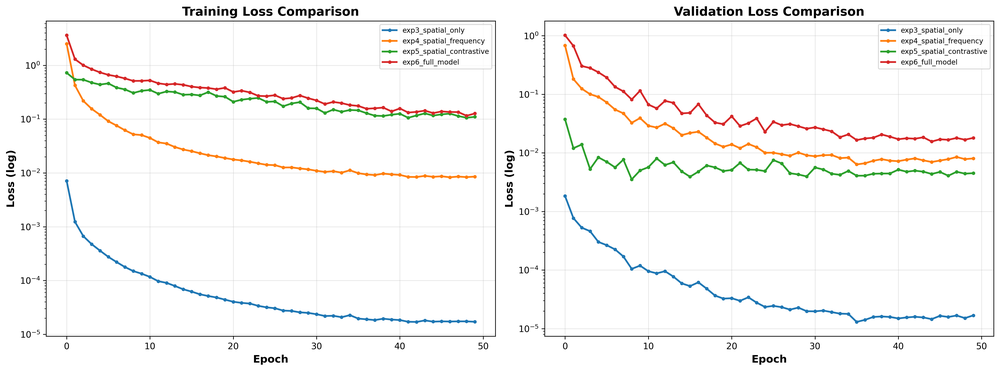
#> input picture results/encoder_training/analysis/plots/all_experiments_loss_comparison.png, 1000 x 371 px, shrunk from 4770 x 1770 before the run
$ python -i generate_daatsim_dataset.py   (imports and definitions only)
#> lines starting #> are read from the running program, lines starting #| are printed output that depends on the picture
#> further down, picture is the input picture: shape (371, 1000, 3); mean B, G, R 245.9, 246.9, 247.5
"""
DAATSim Dataset Generator (Robust Version)
Generates turbulence-corrupted image pairs using DAATSim simulator

Usage:
    python scripts/generate_daatsim_dataset.py \
        --input-dir data/clean_images/ \
        --output-dir data/turbulence_dataset/ \
        --num-variations 10 \
        --presets medium strong

    OR use simplified turbulence simulation:

    python scripts/generate_daatsim_dataset.py \
        --input-dir data/clean_images/ \
        --output-dir data/turbulence_dataset/ \
        --num-variations 10 \
        --use-simple-sim
"""

import os
import sys
import shutil
import numpy as np
from PIL import Image
import argparse
import json
from pathlib import Path
from tqdm import tqdm
import subprocess
import cv2
from scipy.ndimage import gaussian_filter

# DAATSim path
DAATSIM_PATH = Path(__file__).parent.parent / 'DAATSim'


def simple_turbulence_simulation(image, strength='medium', seed=None):
    """
    Simplified turbulence simulation: geometric warping + blur.

    Approximates atmospheric turbulence effects without full physics simulation.
    Faster and more reliable than DAATSim for proof-of-concept work.

    Args:
        image: numpy array (H, W, 3)
        strength: 'weak', 'medium', or 'strong'
        seed: random seed for reproducibility

    Returns:
        Turbulent image as numpy array
    """
#> called with strength = 'medium'
    if seed is not None:
        np.random.seed(seed)

    h, w = image.shape[:2]
#> h = 371; w = 1000

    # Turbulence parameters
    params = {
        'weak': {'displacement_scale': 2.0, 'blur_sigma': 1.0, 'displacement_smoothness': 25},
        'medium': {'displacement_scale': 5.0, 'blur_sigma': 2.0, 'displacement_smoothness': 20},
        'strong': {'displacement_scale': 10.0, 'blur_sigma': 3.5, 'displacement_smoothness': 15}
    }

    p = params[strength]

    # Generate smooth random displacement field (simulates refractive index variations)
    dx = gaussian_filter(np.random.randn(h, w), sigma=p['displacement_smoothness']) * p['displacement_scale']
    dy = gaussian_filter(np.random.randn(h, w), sigma=p['displacement_smoothness']) * p['displacement_scale']

    # Create meshgrid and apply displacement
    x, y = np.meshgrid(np.arange(w), np.arange(h))
    map_x = np.clip(x + dx, 0, w - 1).astype(np.float32)
    map_y = np.clip(y + dy, 0, h - 1).astype(np.float32)

    # Remap image (geometric warping)
    warped = cv2.remap(image, map_x, map_y, cv2.INTER_LINEAR, borderMode=cv2.BORDER_REFLECT)

    # Apply blur (simulates temporal averaging of turbulence)
    blurred = cv2.GaussianBlur(warped, (0, 0), p['blur_sigma'])
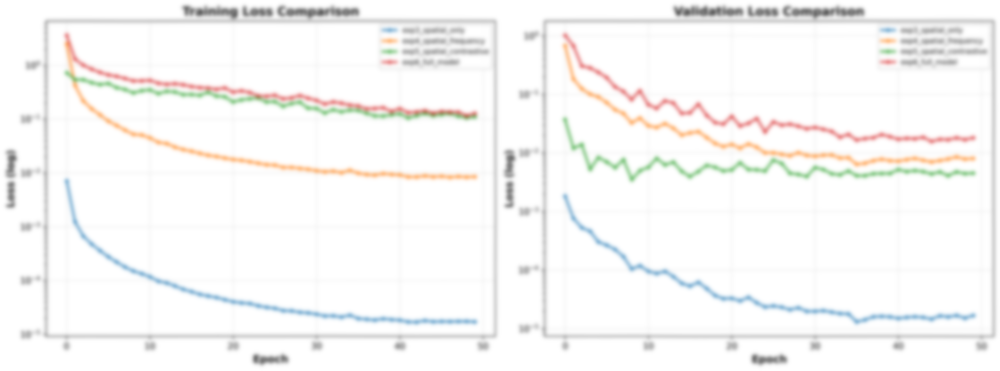
#> blurred: shape (371, 1000, 3); mean B, G, R 245.9, 246.9, 247.5

    return blurred.astype(np.uint8)


class DAATSimGenerator:
    """Generate turbulence dataset using DAATSim or simplified simulation."""

    # [627 lines left out: functions __init__, run_simple_simulation, create_daatsim_config, run_daatsim, find_turbulent_frames, process_image and 3 more, not called in this run]


# [2 lines not run here, left out]

>>> import cv2
>>> picture = cv2.imread('../results/encoder_training/analysis/plots/all_experiments_loss_comparison.png')
>>> result = simple_turbulence_simulation(picture)

$ run again, on results/encoder_training/analysis_v2/plots/loss_comparison.png
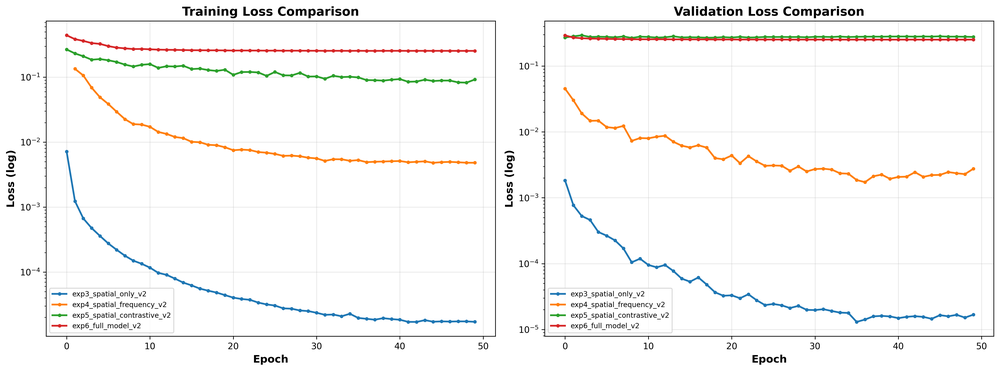
#> input picture results/encoder_training/analysis_v2/plots/loss_comparison.png, 1000 x 371 px, shrunk from 4770 x 1770 before the run
#> picture is the input picture: shape (371, 1000, 3); mean B, G, R 246.3, 247.1, 247.7
#> in simple_turbulence_simulation, `blurred = cv2.GaussianBlur(warped, (0, 0), p['blur_sigma'])`:
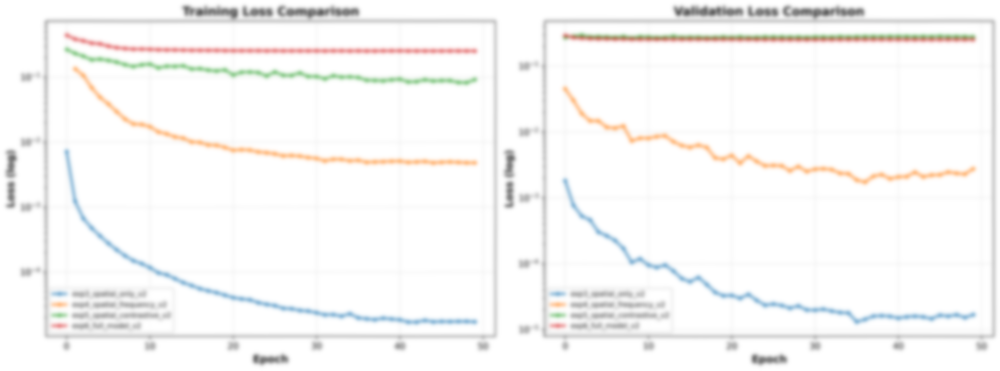
#> blurred: shape (371, 1000, 3); mean B, G, R 246.3, 247.2, 247.7

$ run again, on results/encoder_training/analysis_v2/plots/metrics_comparison.png
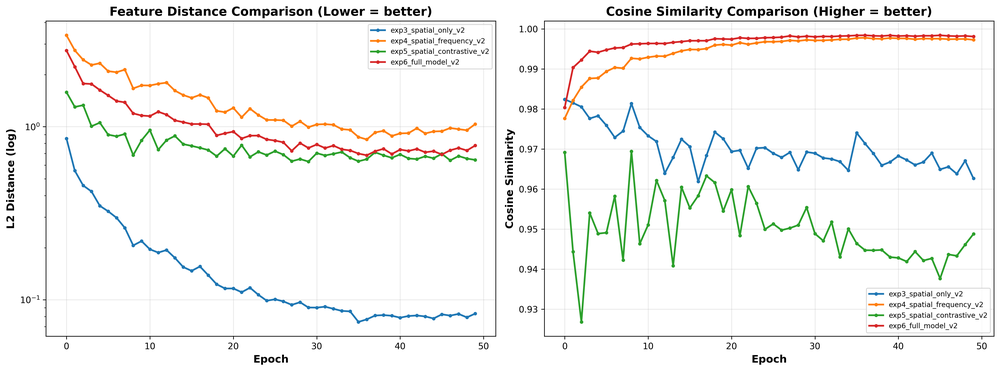
#> input picture results/encoder_training/analysis_v2/plots/metrics_comparison.png, 1000 x 371 px, shrunk from 4769 x 1770 before the run
#> picture is the input picture: shape (371, 1000, 3); mean B, G, R 243.8, 245.3, 245.1
#> in simple_turbulence_simulation, `blurred = cv2.GaussianBlur(warped, (0, 0), p['blur_sigma'])`:
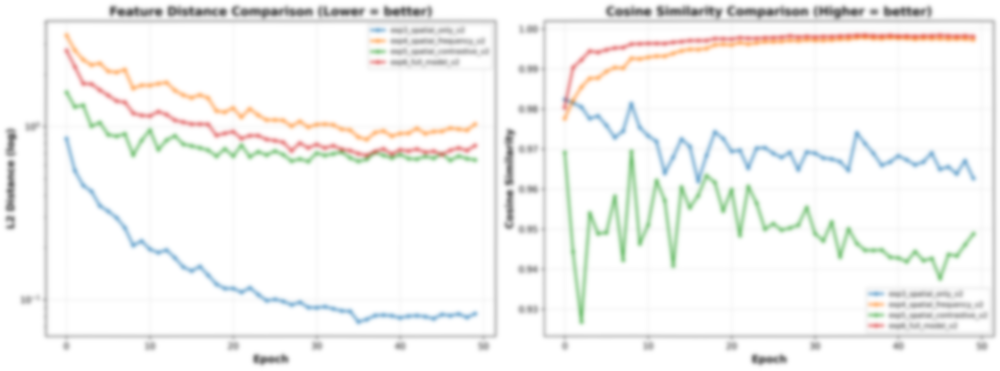
#> blurred: shape (371, 1000, 3); mean B, G, R 243.8, 245.3, 245.1

$ run again, on results/turb_activations_real/select_top=False/relu4_3_turbulence_comparison.png
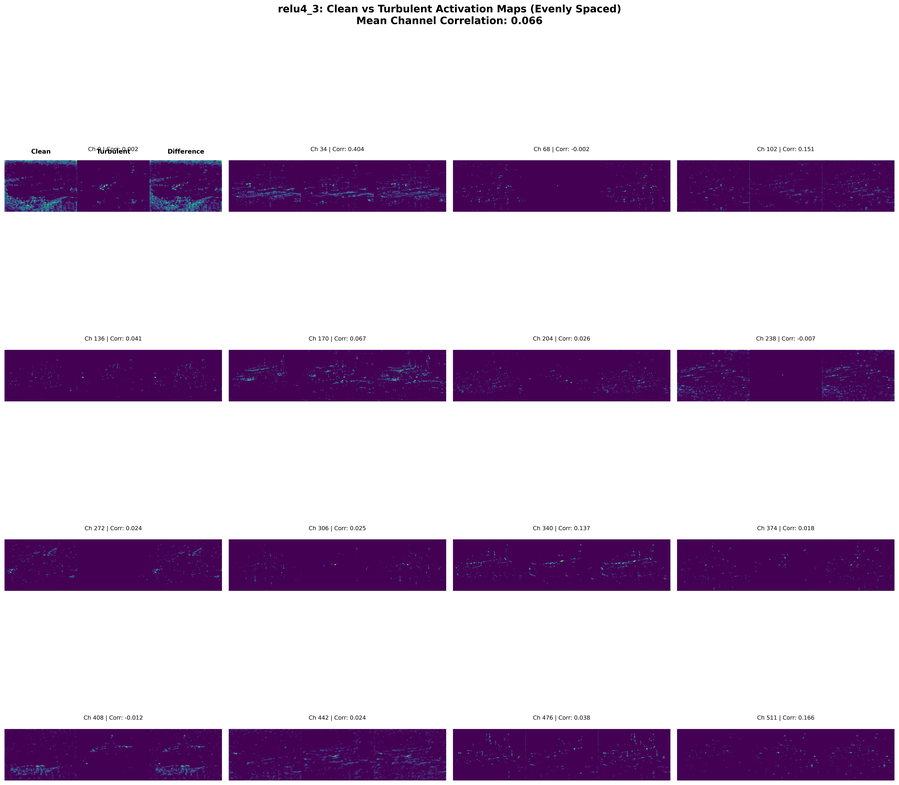
#> input picture results/turb_activations_real/select_top=False/relu4_3_turbulence_comparison.png, 899 x 785 px, shrunk from 5970 x 5212 before the run
#> picture is the input picture: shape (785, 899, 3); mean B, G, R 211.1, 190.5, 206.3
#> in simple_turbulence_simulation, `blurred = cv2.GaussianBlur(warped, (0, 0), p['blur_sigma'])`:
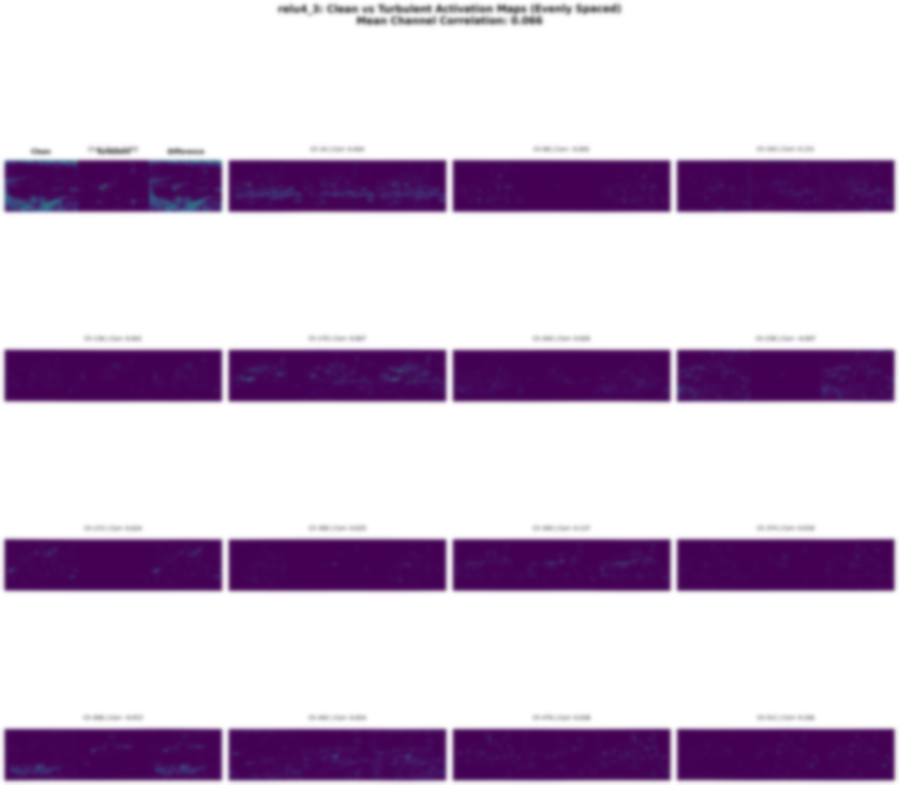
#> blurred: shape (785, 899, 3); mean B, G, R 211.1, 190.5, 206.3
